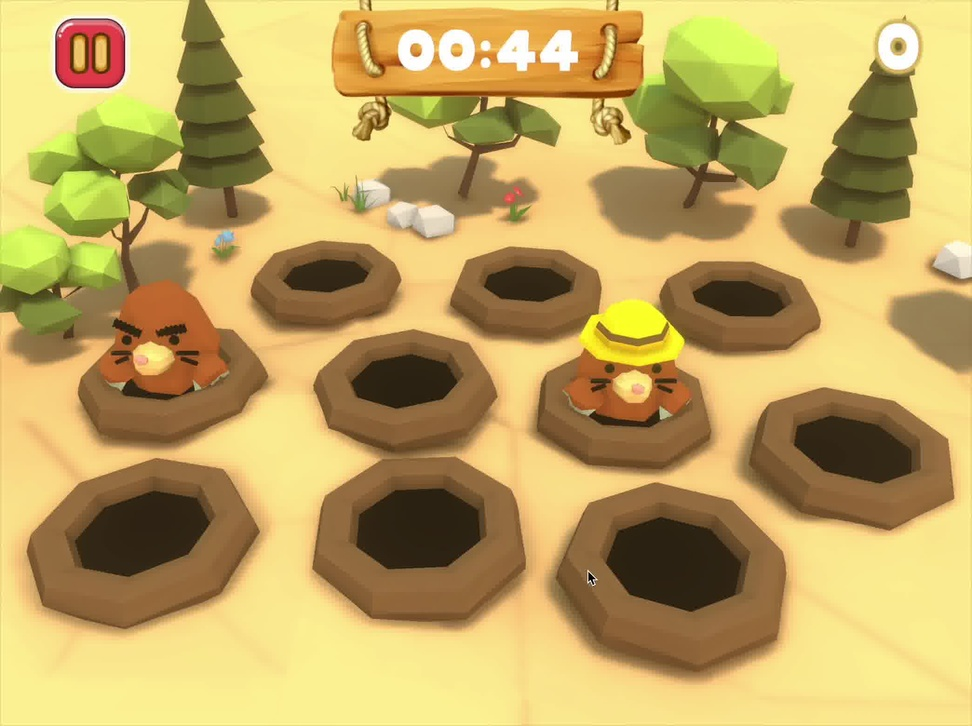
#> input picture share/mole/train/labels/output_013.jpg, 972 x 726 px, shrunk from 2088 x 1560 before the run, found by its file name; its folder holds only this picture in this run
$ python knn.py
#> lines starting #> are read from the running program, lines starting #| are printed output that depends on the picture; after the words box and inside, x2 and y2 are one past the last pixel; in counts of white or black regions, pixels touching at a corner belong together
from sklearn import neighbors
import os
from PIL import Image
import numpy as np
import shutil

x = []
y = []

for label in os.listdir('train'):
    for file in os.listdir('train/{}'.format(label)):
        im = Image.open('train/{}/{}'.format(label, file))
#> im is the input picture: PIL image 972x726 RGB; mean R, G, B 192.1, 165.8, 97.1
        im_gray = im.convert('L')
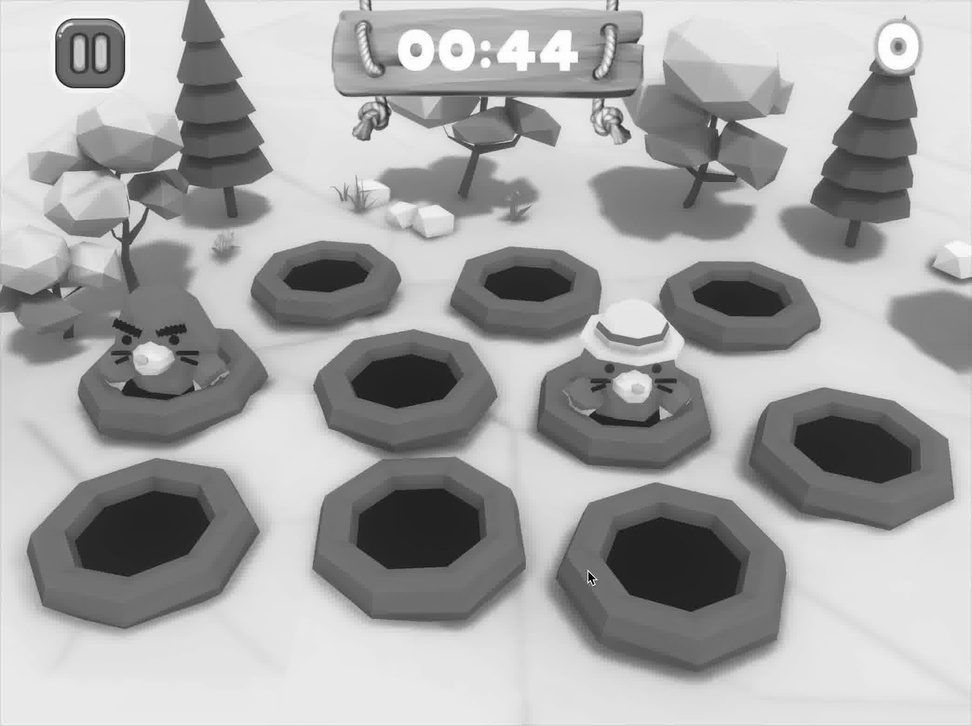
#> im_gray: PIL image 972x726 L; min 1, max 255, mean 165.9
        pix =np.array(im_gray)
        pix = (pix > 150) * 1
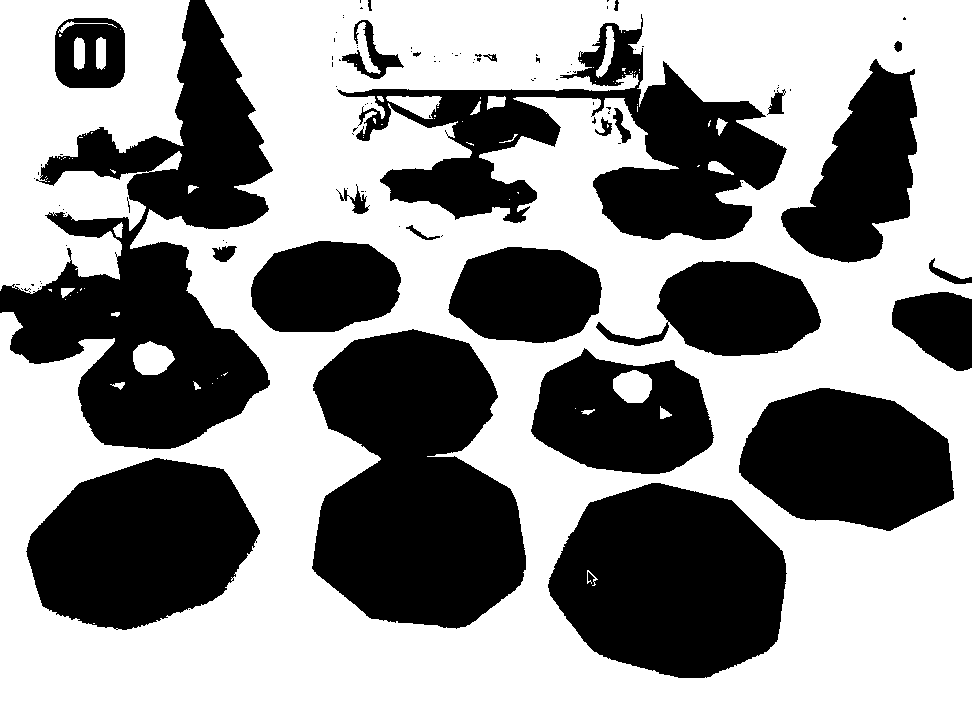
#> pix: shape (726, 972) int64; values 0 (black) and 1 (white), 57.7% white; 106 black regions (80 under 20 px), largest, box (x1, y1, x2, y2) and area: (0, 0, 273, 449) 52286, (312, 329, 526, 629) 46799, (337, 14, 787, 240) 35150
        pix = pix.ravel()
        x.append(list(pix))
#> (the run stopped early here; a loop or call above may not have finished)

$ run again, on share/mole/train/xlabel-proj/output_003.jpg
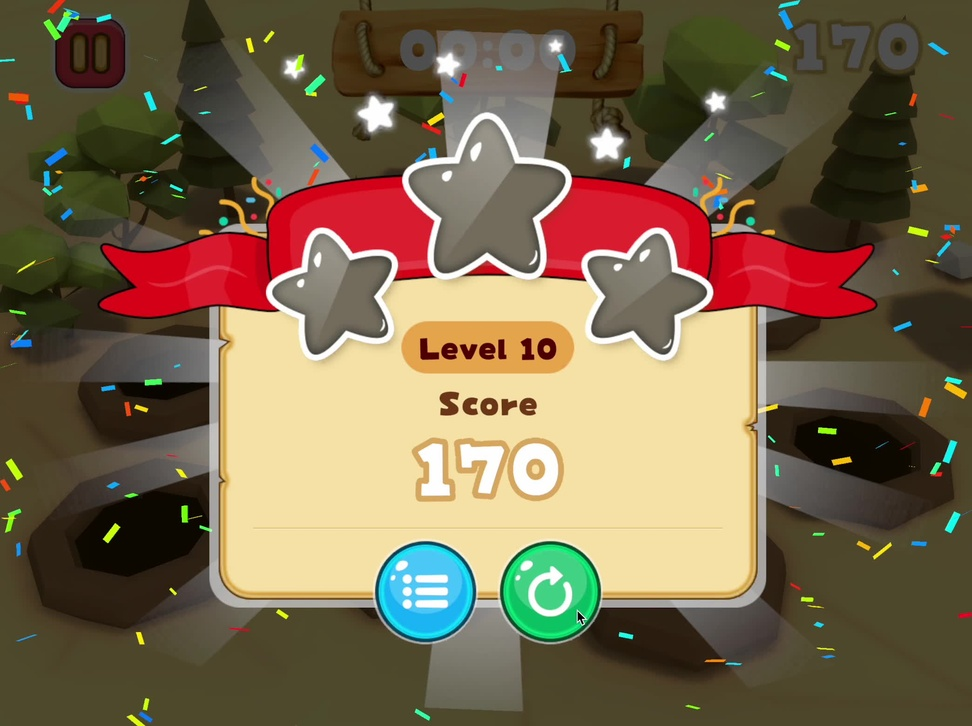
#> input picture share/mole/train/xlabel-proj/output_003.jpg, 972 x 726 px, shrunk from 2088 x 1560 before the run, found by its file name
#> im is the input picture: PIL image 972x726 RGB; mean R, G, B 120.4, 103, 77.2
#> `im_gray = im.convert('L')`:
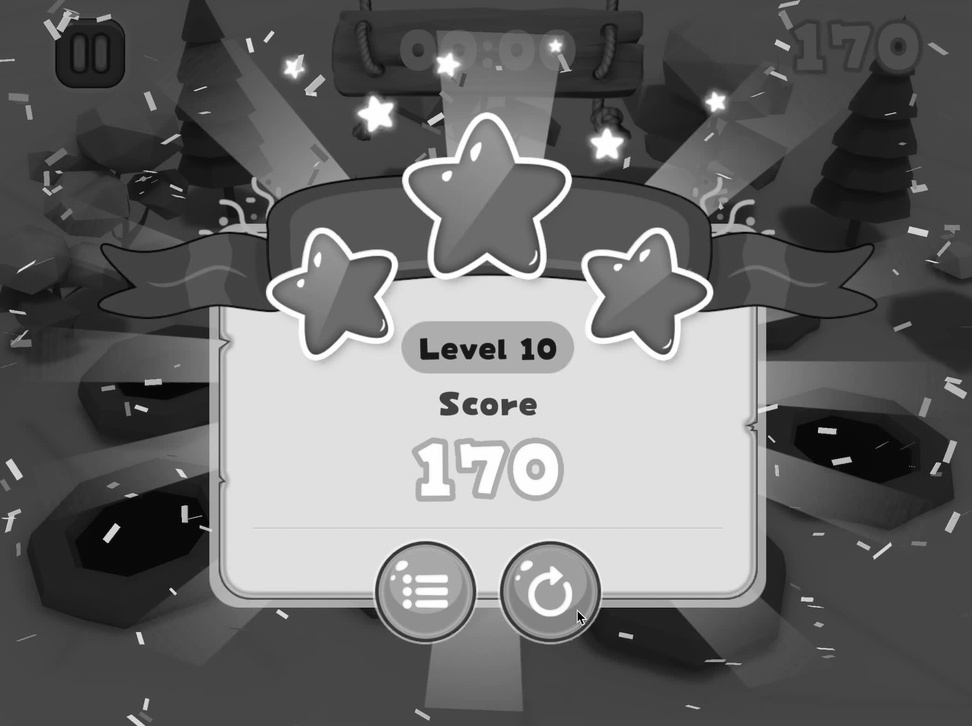
#> im_gray: PIL image 972x726 L; min 0, max 255, mean 105.2
#> `pix = (pix > 150) * 1`:
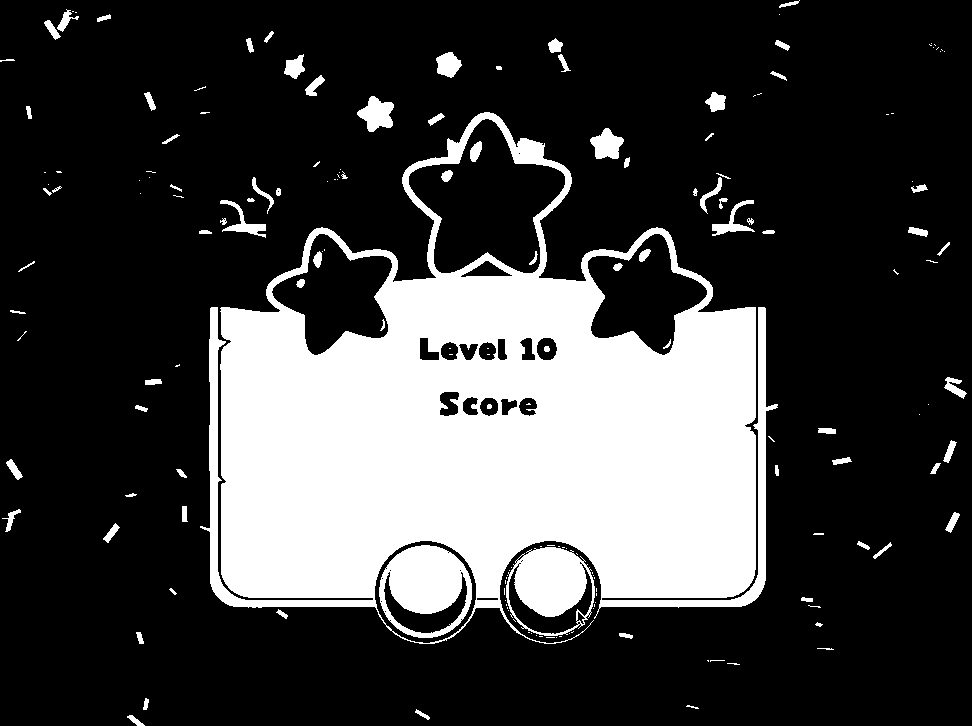
#> pix: shape (726, 972) int64; values 0 (black) and 1 (white), 25.2% white; 174 white regions (85 under 20 px), largest, box (x1, y1, x2, y2) and area: (200, 112, 778, 644) 158540, (379, 545, 472, 638) 5140, (506, 547, 595, 636) 4504
